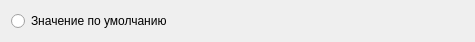
<?xml version="1.0" encoding="UTF-8"?>
<ui version="4.0">
 <class>Radio</class>
 <widget class="QWidget" name="Radio">
  <property name="geometry">
   <rect>
    <x>0</x>
    <y>0</y>
    <width>475</width>
    <height>38</height>
   </rect>
  </property>
  <property name="minimumSize">
   <size>
    <width>475</width>
    <height>0</height>
   </size>
  </property>
  <property name="windowTitle">
   <string>Radio</string>
  </property>
  <layout class="QVBoxLayout" name="verticalLayout">
   <item>
    <widget class="QRadioButton" name="defaultValue">
     <property name="text">
      <string>Значение по умолчанию</string>
     </property>
    </widget>
   </item>
  </layout>
 </widget>
 <resources/>
 <connections/>
</ui>
